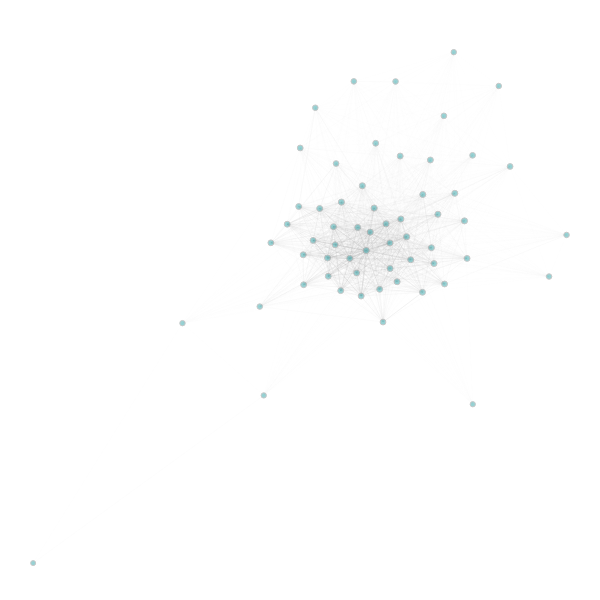

Write notebook code for a chart like this one.
### Code cell
# create a dictionary of letter and topics they contain
letter_topic_dict = {}
for ent_dict in ent_list:
    letter_topic_dict[ent_dict['unique_id']] = list(ent_dict['label']['index_shapiro']['grouped_themes'].keys())

# create a dictionary of letter and subtopics they contain
subtopic_letter_dict = {}
for ent_dict in ent_list:
    subtopic_letter_dict[ent_dict['unique_id']] = []
    for theme in list(ent_dict['label']['index_shapiro']['grouped_themes'].values()):
        subtopic_letter_dict[ent_dict['unique_id']] += theme

# create a graph
G_topic = nx.Graph()

# add nodes
# for ent_dict in ent_list:
#     G_topic.add_node(ent_dict['unique_id'])

# add edges

ent_topic_edge_list, top_subtop_edge_list = [], []


ent_id_list = list(letter_topic_dict.keys())
topic_list = copy.deepcopy(par_theme_list)
subtopic_list = copy.deepcopy(sub_theme_list)

for source in ent_id_list:
    for target in ent_id_list: # because all nodes are thinkers 
        if source != target:
            shared_ref = len(set(letter_topic_dict[source]) & set(letter_topic_dict[target]))
            # if source mentioned target
            if target in letter_topic_dict[source]:
                G_topic.add_edge(source, target, weight=1)
            if shared_ref > 0:
                G_topic.add_edge(source, target, weight=shared_ref)

# # save the graph
# pickle.dump(G_topic, open('database/graph/thinker_reference_network.pickle', 'wb'))

# visualize
%run net_vis.py


highlight_node_list_color = {
                        '#676767': topic_list,
                        '#9b51e0': ent_id_list, # #05f3f3 
                        # NOTE: what if a node is in both lists?
                        '#2fa4a8': ent_id_list
                        }
highlight_edge_list_color = {'#9b51e0': ent_topic_edge_list
                            #  '#676767': top_subtop_edge_list
                             }

vis_graph_design(G_topic, highlight_node_list_color, highlight_edge_list_color
                     )

print(len(topic_list), len(ent_id_list), len(ent_id_list))

### Figure 1 — Plotly figure (JSON) as saved in the notebook; plotly's stock layout.template omitted (floating-point values rounded to 4 significant figures; data arrays with more than 128 entries replaced by an {"elided": "..."} marker saying what was removed)
{"data": [{"hoverinfo": "text", "line": {"color": "#a8a8a8", "width": 0.25}, "mode": "lines", "opacity": 0.3, "type": "scatter", "x": {"elided": "234 float values"}, "y": {"elided": "234 float values"}}, {"hoverinfo": "text", "line": {"color": "#a8a8a8", "width": 0.2083}, "mode": "lines", "opacity": 0.3, "type": "scatter", "x": {"elided": "234 float values"}, "y": {"elided": "234 float values"}}, {"hoverinfo": "text", "line": {"color": "#a8a8a8", "width": 0.08333}, "mode": "lines", "opacity": 0.3, "type": "scatter", "x": {"elided": "630 float values"}, "y": {"elided": "630 float values"}}, {"hoverinfo": "text", "line": {"color": "#a8a8a8", "width": 0.125}, "mode": "lines", "opacity": 0.3, "type": "scatter", "x": {"elided": "426 float values"}, "y": {"elided": "426 float values"}}, {"hoverinfo": "text", "line": {"color": "#a8a8a8", "width": 0.04167}, "mode": "lines", "opacity": 0.3, "type": "scatter", "x": {"elided": "1326 float values"}, "y": {"elided": "1326 float values"}}, {"hoverinfo": "text", "line": {"color": "#a8a8a8", "width": 0.5}, "mode": "lines", "opacity": 0.3, "type": "scatter", "x": [-0.1337, -0.2118, null, -0.1337, -0.08137, null, -0.002598, -0.0217, null, 0.026, 0.06172, null, 0.026, -0.01199, null, 0.07554, -0.0338, null, 0.07554, -0.04473, null, 0.07554, 0.01064, null, -0.06128, -0.08315, null, -0.1496, 0.03537, null, -0.09642, -0.08315, null, -0.08315, 0.03537, null], "y": [0.07319, 0.0255, null, 0.07319, 0.09234, null, 0.07441, -0.05414, null, 0.02667, 0.04115, null, 0.02667, 0.001614, null, -0.01239, -0.1919, null, -0.01239, -0.122, null, -0.01239, -0.1716, null, -0.07788, -0.1756, null, -0.02356, -0.03121, null, -0.03677, -0.1756, null, -0.1756, -0.03121, null]}, {"hoverinfo": "text", "line": {"color": "#a8a8a8", "width": 0.2917}, "mode": "lines", "opacity": 0.3, "type": "scatter", "x": {"elided": "135 float values"}, "y": {"elided": "135 float values"}}, {"hoverinfo": "text", "line": {"color": "#a8a8a8", "width": 0.1667}, "mode": "lines", "opacity": 0.3, "type": "scatter", "x": {"elided": "360 float values"}, "y": {"elided": "360 float values"}}, {"hoverinfo": "text", "line": {"color": "#a8a8a8", "width": 0.3333}, "mode": "lines", "opacity": 0.3, "type": "scatter", "x": [-0.1337, -0.1149, null, -0.2118, -0.1149, null, -0.08137, -0.1149, null, -0.08137, -0.04473, null, -0.002598, 0.06172, null, -0.002598, -0.06128, null, 0.026, 0.1415, null, 0.026, 0.01064, null, 0.06172, 0.03579, null, 0.06172, -0.01199, null, 0.06172, -0.06128, null, 0.06172, 0.03537, null, 0.07554, 0.03579, null, 0.07554, -0.1149, null, 0.03579, 0.0527, null, 0.1415, -0.0217, null, 0.1415, 0.08527, null, -0.1004, -0.1496, null, -0.1004, -0.09642, null, -0.06128, -0.1723, null, -0.1149, -0.0338, null, -0.1149, -0.04473, null, -0.0217, 0.1668, null, -0.09642, -0.01199, null, -0.04214, -0.01199, null, 0.03537, -0.1131, null, -0.0338, -0.01199, null, -0.04473, -0.1131, null, -0.04473, 0.1668, null, -0.01199, -0.1723, null, -0.01199, 0.01064, null], "y": [0.07319, -0.07664, null, 0.0255, -0.07664, null, 0.09234, -0.07664, null, 0.09234, -0.122, null, 0.07441, 0.04115, null, 0.07441, -0.07788, null, 0.02667, -0.09354, null, 0.02667, -0.1716, null, 0.04115, -0.1085, null, 0.04115, 0.001614, null, 0.04115, -0.07788, null, 0.04115, -0.03121, null, -0.01239, -0.1085, null, -0.01239, -0.07664, null, -0.1085, -0.1487, null, -0.09354, -0.05414, null, -0.09354, -0.08208, null, 0.01815, -0.02356, null, 0.01815, -0.03677, null, -0.07788, -0.1577, null, -0.07664, -0.1919, null, -0.07664, -0.122, null, -0.05414, -0.1554, null, -0.03677, 0.001614, null, 0.01591, 0.001614, null, -0.03121, -0.1321, null, -0.1919, 0.001614, null, -0.122, -0.1321, null, -0.122, -0.1554, null, 0.001614, -0.1577, null, 0.001614, -0.1716, null]}, {"hoverinfo": "text", "line": {"color": "#a8a8a8", "width": 0.4583}, "mode": "lines", "opacity": 0.3, "type": "scatter", "x": [-0.1337, -0.0217, null, -0.2118, -0.08137, null, -0.002598, -0.04473, null, 0.026, 0.07554, null, 0.026, -0.06128, null, 0.06172, -0.0217, null, -0.1004, -0.1131, null, -0.06128, -0.09642, null, -0.06128, -0.04214, null, -0.06128, -0.04473, null, -0.1149, -0.08315, null, -0.1149, 0.03537, null, -0.0217, -0.1733, null, 0.03537, -0.01199, null, 0.1137, 0.01872, null], "y": [0.07319, -0.05414, null, 0.0255, 0.09234, null, 0.07441, -0.122, null, 0.02667, -0.01239, null, 0.02667, -0.07788, null, 0.04115, -0.05414, null, 0.01815, -0.1321, null, -0.07788, -0.03677, null, -0.07788, 0.01591, null, -0.07788, -0.122, null, -0.07664, -0.1756, null, -0.07664, -0.03121, null, -0.05414, -0.06713, null, -0.03121, 0.001614, null, -0.1806, -0.2706, null]}, {"hoverinfo": "text", "line": {"color": "#a8a8a8", "width": 0.375}, "mode": "lines", "opacity": 0.3, "type": "scatter", "x": [-0.2118, -0.0217, null, -0.08137, -0.0217, null, -0.002598, 0.026, null, 0.026, -0.1131, null, 0.026, -0.09642, null, 0.026, -0.04473, null, 0.06172, -0.04473, null, 0.06172, 0.01064, null, 0.07554, 0.0527, null, 0.07554, -0.01199, null, 0.07554, 0.08527, null, -0.1004, 0.03537, null, -0.06128, -0.1733, null, -0.06128, -0.0338, null, -0.06128, 0.01064, null, -0.06128, 0.08527, null, -0.1149, -0.01199, null, -0.1149, -0.09642, null, -0.1496, -0.09642, null, -0.1496, -0.04214, null, -0.09642, -0.04214, null, -0.08315, -0.04214, null, -0.04214, 0.03537, null, 0.03537, -0.0338, null, 0.08527, -0.01199, null, 0.08527, 0.01064, null, -0.01199, -0.1733, null], "y": [0.0255, -0.05414, null, 0.09234, -0.05414, null, 0.07441, 0.02667, null, 0.02667, -0.1321, null, 0.02667, -0.03677, null, 0.02667, -0.122, null, 0.04115, -0.122, null, 0.04115, -0.1716, null, -0.01239, -0.1487, null, -0.01239, 0.001614, null, -0.01239, -0.08208, null, 0.01815, -0.03121, null, -0.07788, -0.06713, null, -0.07788, -0.1919, null, -0.07788, -0.1716, null, -0.07788, -0.08208, null, -0.07664, 0.001614, null, -0.07664, -0.03677, null, -0.02356, -0.03677, null, -0.02356, 0.01591, null, -0.03677, 0.01591, null, -0.1756, 0.01591, null, 0.01591, -0.03121, null, -0.03121, -0.1919, null, -0.08208, 0.001614, null, -0.08208, -0.1716, null, 0.001614, -0.06713, null]}, {"hoverinfo": "text", "line": {"color": "#a8a8a8", "width": 0.4167}, "mode": "lines", "opacity": 0.3, "type": "scatter", "x": [0.026, -0.1004, null, 0.026, -0.1149, null, 0.026, 0.03537, null, 0.026, 0.08527, null, 0.06172, 0.07554, null, 0.07554, 0.03537, null, 0.0527, -0.0217, null, -0.1004, -0.1733, null, -0.1004, -0.04214, null, -0.1149, -0.1733, null, -0.1149, -0.1131, null, -0.1149, -0.04214, null, -0.1496, -0.08315, null, -0.0217, 0.08527, null, -0.0217, 0.1352, null, -0.09642, 0.03537, null, -0.04473, -0.01199, null], "y": [0.02667, 0.01815, null, 0.02667, -0.07664, null, 0.02667, -0.03121, null, 0.02667, -0.08208, null, 0.04115, -0.01239, null, -0.01239, -0.03121, null, -0.1487, -0.05414, null, 0.01815, -0.06713, null, 0.01815, 0.01591, null, -0.07664, -0.06713, null, -0.07664, -0.1321, null, -0.07664, 0.01591, null, -0.02356, -0.1756, null, -0.05414, -0.08208, null, -0.05414, -0.04557, null, -0.03677, -0.03121, null, -0.122, 0.001614, null]}, {"hoverinfo": "text", "line": {"color": "#a8a8a8", "width": 0.75}, "mode": "lines", "opacity": 0.3, "type": "scatter", "x": [0.026, -0.0217, null, -0.1004, -0.0217, null, -0.0217, -0.08315, null], "y": [0.02667, -0.05414, null, 0.01815, -0.05414, null, -0.05414, -0.1756, null]}, {"hoverinfo": "text", "line": {"color": "#a8a8a8", "width": 0.7083}, "mode": "lines", "opacity": 0.3, "type": "scatter", "x": [0.07554, -0.0217, null], "y": [-0.01239, -0.05414, null]}, {"hoverinfo": "text", "line": {"color": "#a8a8a8", "width": 0.5833}, "mode": "lines", "opacity": 0.3, "type": "scatter", "x": [-0.1004, -0.01199, null, -0.1004, -0.1149, null], "y": [0.01815, 0.001614, null, 0.01815, -0.07664, null]}, {"hoverinfo": "text", "line": {"color": "#a8a8a8", "width": 0.625}, "mode": "lines", "opacity": 0.3, "type": "scatter", "x": [-0.1004, -0.06128, null, -0.0338, -0.04473, null], "y": [0.01815, -0.07788, null, -0.1919, -0.122, null]}, {"hoverinfo": "text", "line": {"color": "#a8a8a8", "width": 0.6667}, "mode": "lines", "opacity": 0.3, "type": "scatter", "x": [-0.06128, -0.01199, null, -0.06128, -0.1149, null, -0.1149, -0.1496, null, -0.0217, -0.04214, null], "y": [-0.07788, 0.001614, null, -0.07788, -0.07664, null, -0.07664, -0.02356, null, -0.05414, 0.01591, null]}, {"hoverinfo": "text", "line": {"color": "#a8a8a8", "width": 0.5417}, "mode": "lines", "opacity": 0.3, "type": "scatter", "x": [-0.06128, -0.1131, null, -0.06128, -0.1496, null, -0.06128, 0.03537, null, -0.0217, 0.01064, null, -0.01199, -0.1131, null], "y": [-0.07788, -0.1321, null, -0.07788, -0.02356, null, -0.07788, -0.03121, null, -0.05414, -0.1716, null, 0.001614, -0.1321, null]}, {"hoverinfo": "text", "line": {"color": "#a8a8a8", "width": 1}, "mode": "lines", "opacity": 0.3, "type": "scatter", "x": [-0.06128, -0.0217, null, -0.1149, -0.0217, null], "y": [-0.07788, -0.05414, null, -0.07664, -0.05414, null]}, {"hoverinfo": "text", "line": {"color": "#a8a8a8", "width": 0.7917}, "mode": "lines", "opacity": 0.3, "type": "scatter", "x": [-0.1496, -0.0217, null, -0.0217, -0.01199, null, -0.0217, -0.1131, null, -0.0217, -0.09642, null, -0.0217, 0.03537, null, -0.0217, -0.0338, null], "y": [-0.02356, -0.05414, null, -0.05414, 0.001614, null, -0.05414, -0.1321, null, -0.05414, -0.03677, null, -0.05414, -0.03121, null, -0.05414, -0.1919, null]}, {"hoverinfo": "text", "line": {"color": "#a8a8a8", "width": 0.8333}, "mode": "lines", "opacity": 0.3, "type": "scatter", "x": [-0.0217, -0.04473, null], "y": [-0.05414, -0.122, null]}, {"hoverinfo": "text", "marker": {"color": ["#2fa4a8", "#2fa4a8", "#2fa4a8", "#2fa4a8", "#2fa4a8", "#2fa4a8", "#2fa4a8", "#2fa4a8", "#2fa4a8", "#2fa4a8", "#2fa4a8", "#2fa4a8", "#2fa4a8", "#2fa4a8", "#2fa4a8", "#2fa4a8", "#2fa4a8", "#2fa4a8", "#2fa4a8", "#2fa4a8", "#2fa4a8", "#2fa4a8", "#2fa4a8", "#2fa4a8", "#2fa4a8", "#2fa4a8", "#2fa4a8", "#2fa4a8", "#2fa4a8", "#2fa4a8", "#2fa4a8", "#2fa4a8", "#2fa4a8", "#2fa4a8", "#2fa4a8", "#2fa4a8", "#2fa4a8", "#2fa4a8", "#2fa4a8", "#2fa4a8", "#2fa4a8", "#2fa4a8", "#2fa4a8", "#2fa4a8", "#2fa4a8", "#2fa4a8", "#2fa4a8", "#2fa4a8", "#2fa4a8", "#2fa4a8", "#2fa4a8", "#2fa4a8", "#2fa4a8", "#2fa4a8", "#2fa4a8", "#2fa4a8", "#2fa4a8", "#2fa4a8", "#2fa4a8"], "colorbar": {"thickness": 15, "title": {"side": "right", "text": ""}, "xanchor": "left"}, "colorscale": [[0, "rgb(255,255,217)"], [0.125, "rgb(237,248,177)"], [0.25, "rgb(199,233,180)"], [0.375, "rgb(127,205,187)"], [0.5, "rgb(65,182,196)"], [0.625, "rgb(29,145,192)"], [0.75, "rgb(34,94,168)"], [0.875, "rgb(37,52,148)"], [1, "rgb(8,29,88)"]], "line": {"color": "#8f8f8f", "width": 1}, "reversescale": false, "showscale": false, "size": [5.707, 5.99, 5.869, 6.111, 5.848, 6.131, 6.131, 6.131, 6.131, 6.01, 5.97, 5.99, 5.99, 5.949, 6.01, 5.929, 6.111, 5.889, 5.869, 5.97, 5.525, 6.111, 5.909, 5.929, 5.768, 5.949, 5.97, 6.051, 5.99, 6.051, 6.051, 6.091, 5.485, 6.071, 5.909, 5.848, 5.424, 5.848, 5.606, 6.03, 5.869, 5.949, 5.909, 5.566, 5.768, 5.97, 5.606, 5.808, 5.929, 5.606, 5.869, 5.364, 5.949, 5.687, 5.747, 5.465, 5.485, 5.04, 5.283]}, "mode": "markers", "opacity": 0.7, "text": ["4beed4b9-b5ad-4d85-af2e-6fa2dcfbed7b", "e388f0d6-7622-4de8-b7e4-24486a843000", "cef5aa9c-09cd-45fc-89de-fae88a137449", "a8f22e20-ce9b-42a9-b121-e5a32998e24e", "d329db9b-d4fc-48c3-b786-a65fcaa7a0ee", "cd1e943d-aee2-4931-a1d5-c15effbd25ec", "4b928934-ffd8-418f-9822-b9e4b562d7b0", "341fd9b2-d449-4747-a8c1-eb5af4b58f98", "5eb81def-c454-4242-a52a-08aff7d89159", "46cacd5a-df69-4c8c-bb71-5f75ba7f76d5", "570bc0a6-0357-401c-a7fa-4ff3eda36fec", "07c391d4-7cdc-4f04-a86d-96761379ef68", "57136f7f-3ce5-4ec4-b8db-3b7de5f9b00d", "8a374144-01b8-4683-bd28-abd7ddec23c8", "666499f7-7851-49c0-a42f-4472458ec3f6", "cd81116f-02db-473f-b2a8-cc2bf2c52733", "5005ad27-1221-4f88-87eb-346718cfcd32", "0ae32e02-63d7-4649-b6a2-88233aa9e042", "2d9f7020-33c4-4106-bb6e-653eb9a53c01", "446f92a2-2408-4a1a-957e-cda133f09ebd", "c61e7411-943f-4713-a2e8-3539cd8d3153", "30479f73-5593-4c30-98b8-068175bfbf3f", "98d3e139-2b8e-49eb-82b7-426da616fc49", "72b25c57-66ac-4e21-8c5f-a42a1a539a50", "f0e520ef-c2d7-4cac-9366-75638b12ebf3", "8b1dc576-6f49-45bd-b999-b4aeee60f0c1", "ad36bc4b-f634-45ee-b116-acb0afccc20c", "78f3d790-c488-4e39-a461-bb07dbb4c66b", "241ab824-cc8e-4191-b3f5-fbbda83bf45a", "061e5b24-0d53-41d6-bfa4-bf959022b4da", "85b5a391-df28-45a7-8e1e-c9dbc47b6c27", "90315087-93fd-48e6-8ee0-5a67b583e7ed", "e9495a6b-6d6a-4634-80c8-d8f44942c4ed", "d3af4c31-8c6a-4bc9-be55-c280412e3f4a", "f8d0887b-f46c-4233-841c-0ef9fb1a5a4c", "8a4990c2-da48-4e4d-8568-da12f9ba3161", "c1a3b73a-2f3a-461d-b6cd-6e9c5e637211", "047098b5-60fc-4e61-a2a6-f8dd8134bf37", "dc31b8a3-720c-4cc5-8cd8-2ad5b5c16f32", "d98645ef-91aa-4eed-9e47-1a931e0ae8e7", "53c03778-575e-4905-ba2b-d29e192e6b54", "a3128e7d-d029-4a36-8bf4-12a50452c00b", "bfc472b8-e293-42f3-85a0-0d33c02d9123", "4c459951-3a4b-49a1-9294-9baddab2c971", "e3db3409-68e1-4b1f-a599-ac4d8577cdff", "39fb4e69-6999-4825-b28e-617501086d2a", "db61ff11-d3e8-477b-933f-929fee1fb643", "60014d01-a7fc-42d0-8072-e9e2a1ad0053", "4b0b5a94-0520-4fb2-a100-01fae176b988", "93b71464-d406-418b-af04-a4ff70839f2f", "04039852-d2c9-455a-92af-acb02d88830a", "7a45b070-35ec-46ef-a2fd-afc1a6294718", "a63b8f7f-2c6c-429d-a6a6-0e697c17dc81", "2845332c-87fb-4eac-98e2-568fe1511b37", "40643f9f-c7be-405a-87fb-2c4c11d84b5b", "70fe97f6-b928-4ab9-b568-5d6499ceda02", "b131a17d-0013-4474-bffa-d52556869a30", "7c4f5c9b-a491-4338-b873-fdf6dbd0920f", "7c760700-b37e-498d-be50-d9cc74d376ee"], "textfont": {"color": "#000000", "family": "Georgia", "size": [14, 14, 14, 14, 14, 14, 14, 14, 14, 14, 14, 14, 14, 14, 14, 14, 14, 14, 14, 14, 14, 14, 14, 14, 14, 14, 14, 14, 14, 14, 14, 14, 14, 14, 14, 14, 14, 14, 14, 14, 14, 14, 14, 14, 14, 14, 14, 14, 14, 14, 14, 14, 14, 14, 14, 14, 14, 14, 14]}, "textposition": "middle center", "type": "scatter", "x": [-0.09422, -0.1337, -0.2118, -0.08137, -0.2511, -0.002598, 0.026, 0.06172, 0.07554, 0.03579, 0.0527, 0.1415, -0.1004, -0.06128, -0.1149, -0.1496, -0.0217, -0.09642, -0.08315, -0.04214, 0.4182, 0.03537, -0.0338, -0.04473, 0.3245, 0.1137, 0.08527, 0.1145, 0.1352, 0.2148, 0.1915, -0.03102, 0.4603, 0.1508, 0.2209, 0.1668, -0.4637, -0.1841, -0.1442, -0.01199, -0.1723, -0.1733, -0.1131, -0.2778, 0.01872, 0.01064, -0.05152, -0.1804, 0.1327, 0.0489, 0.001116, -0.2682, 0.06006, 0.1651, 0.2343, 0.189, 0.2972, -0.823, 0.2347], "y": [0.2092, 0.07319, 0.0255, 0.09234, -0.03074, 0.07441, 0.02667, 0.04115, -0.01239, -0.1085, -0.1487, -0.09354, 0.01815, -0.07788, -0.07664, -0.02356, -0.05414, -0.03677, -0.1756, 0.01591, -0.1328, -0.03121, -0.1919, -0.122, 0.2002, -0.1806, -0.08208, 0.1154, -0.04557, 0.03559, 0.119, 0.1419, -0.006946, 0.05564, -0.07801, -0.1554, -0.2739, 0.07909, 0.3779, 0.001614, -0.1577, -0.06713, -0.1321, -0.2238, -0.2706, -0.1716, 0.4577, 0.2562, 0.2199, 0.4575, 0.2705, -0.4926, 0.2318, 0.3534, 0.234, 0.5461, 0.4438, -1, -0.5193]}], "layout": {"autosize": false, "height": 600, "hovermode": "closest", "margin": {"b": 5, "l": 0, "r": 0, "t": 20}, "paper_bgcolor": "rgba(255,255,255,255)", "plot_bgcolor": "rgba(0,0,0,0)", "scene": {"xaxis": {"autorange": true, "showgrid": false, "showline": false, "showticklabels": false, "ticks": "", "visible": false, "zeroline": false}, "yaxis": {"autorange": true, "showgrid": false, "showline": false, "showticklabels": false, "ticks": "", "visible": false, "zeroline": false}, "zaxis": {"autorange": true, "showgrid": false, "showline": false, "showticklabels": false, "ticks": "", "visible": false, "zeroline": false}}, "showlegend": false, "title": {"font": {"size": 16}, "text": ""}, "width": 600, "xaxis": {"autorange": true, "showgrid": false, "showline": false, "showticklabels": false, "ticks": "", "visible": false, "zeroline": false}, "yaxis": {"autorange": true, "showgrid": false, "showline": false, "showticklabels": false, "ticks": "", "visible": false, "zeroline": false}}}
